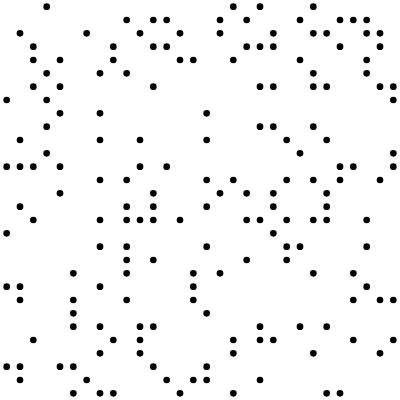
Frame 1 (no input)
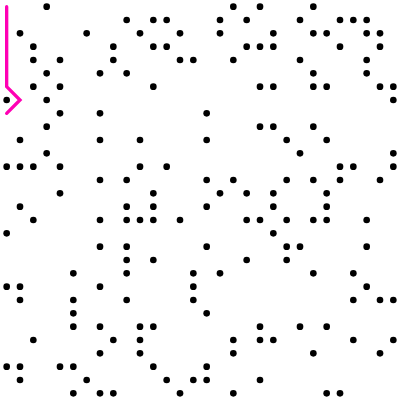
Frame 60 (no input)
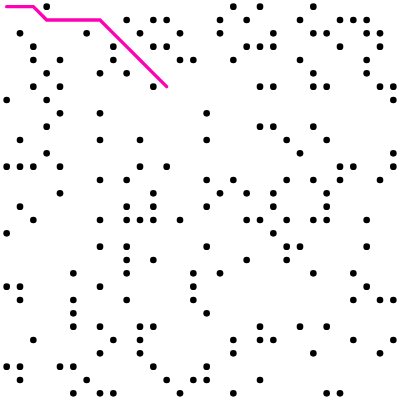
Frame 120 (the mouse pressed at the canvas centre since frame 60)

The p5.js sketch that drew these frames (run headless with seeded random() and noise() and a simulated clock; from frame 60 on, the mouse is pressed at the canvas centre):

// p5.js sketch
// ── sketch.js
function removeFromArray (arr, elt) {
  for (var i =arr.length-1; i>=0; i-- ){
    if (arr[i] == elt) {
      arr.splice(i, 1);
    }
  }
}


function heuristic(a,b){
  var d = dist(a.i, a.j, b.i, b.j);
  return d;
}

var cols = 30;
var rows = 30;
var grid = new Array(cols);

var openSet = [];
var closedSet = [];
var start;
var end;
var w, h;
var path = [];



function Spot (i,j) {
  this.i = i;
  this.j = j;
  this.f = 0;
  this.g = 0;
  this.h = 0;
  this.neighbors = [];
  this.previous = undefined;
  this.wall = false;


  if (random(1) < 0.2){
    this.wall = true;
  }

  this.show = function(col) {
    if (this.wall) {
      fill(0);
      noStroke();
      ellipse(this.i *w + w/2, this.j * h + h/2 , w/2, h/2);
    }
    
  }

  this.addNeighbors = function(grid) {
    var i = this.i;
    var j = this.j;
    if ( i< cols-1) {
      this.neighbors.push(grid[i+1][j]);
    }

    if (i > 0){
      this.neighbors.push(grid[i-1][j]);
    }
    
    if (j < rows-1){
      this.neighbors.push(grid[i][j+1]);
    }
    
    if (j >0){
      this.neighbors.push(grid[i][j-1]);
    }
    
    if (i > 0 && j > 0) {
      this.neighbors.push(grid[i-1][j-1]);
    }

    if (i < cols -1 && j > 0) {
      this.neighbors.push(grid[i+1][j-1]);
    }

    if (i > 0 && j < rows -1) {
      this.neighbors.push(grid[i-1][j+1]);
    }

    if (i < cols-1 && j < rows -1) {
      this.neighbors.push(grid[i+1][j+1]);
    }
  }

}

function setup() {
  createCanvas(400, 400);
  console.log('A*')

   w = width / cols;
   h = height /rows;

  for (var i= 0; i< cols; i++){
    grid[i] = new Array(rows);
  }

  for (var i= 0; i< cols; i++){
    for (var j = 0 ; j< rows; j++){
      grid[i][j] = new Spot(i,j);
    }
  }

  for (var i= 0; i< cols; i++){
    for (var j = 0 ; j< rows; j++){
      grid[i][j].addNeighbors(grid);
    }
  }


  start = grid[0][0];
  end = grid [cols-1][rows-1];
  start.wall = false;
  end.wall = false;

  openSet.push(start);



  console.log(grid);

}

function draw() {
  


  if (openSet.length > 0) {

    var lowestIndex = 0;
    for (var i = 0; i<openSet.length; i++){
      if (openSet[i].f < openSet[lowestIndex.f]){
        lowestIndex = i; 
      }
    }

    var current = openSet[lowestIndex];

    if (current === end) {
      noLoop();
      console.log("Done.")
    }

    removeFromArray(openSet, current);
    closedSet.push(current);

    var neighbors = current.neighbors;
    for (var i=0; i<neighbors.length;i++){
      var neighbor = neighbors[i];

      if (!closedSet.includes(neighbor) && !neighbor.wall){
        var tempG = current.g + 1;

        var newPath = false;
        if (openSet.includes(neighbor)){
          if (tempG < neighbor.g){
            neighbor.g = tempG;
            newPath = true;
          }
        } else{
          neighbor.g = tempG;
          newPath= true;
          openSet.push(neighbor);
        }

        if (newPath){
          neighbor.h = heuristic(neighbor, end);
          neighbor.f = neighbor.g + neighbor.h;
          neighbor.previous = current;
        }
        


      }

      
    }

  } else{
    console.log('Algorithm has failed, too many obstacles.')
    noLoop();
    return;
    
  }

  background(255);

 

  for (var i=0;i < cols; i++ ) {
    for (var j = 0; j < rows; j++){
      grid[i][j].show(color(255));
    }
  }

  for (var i =0; i < closedSet.length; i++) {
    closedSet[i].show(color(255,0,0));
  }

  for (var i =0; i < openSet.length; i++) {
    openSet[i].show(color(0,255,0));
  }
  
  path = [];
  var temp = current;
  path.push(temp);
  while( temp.previous){
    path.push(temp.previous);
    temp = temp.previous;
  }
  
  

  

  noFill();
  stroke(255, 0, 180);
  strokeWeight(w/4);
  beginShape();
  for (var i=0; i< path.length; i++){
    vertex(path[i].i * w + w/2, path[i].j * h + h/2)
  }


  endShape();

}
